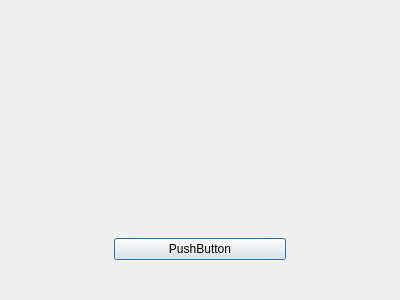
<?xml version="1.0" encoding="UTF-8"?>
<ui version="4.0">
 <class>Dialog</class>
 <widget class="QDialog" name="Dialog">
  <property name="geometry">
   <rect>
    <x>0</x>
    <y>0</y>
    <width>400</width>
    <height>300</height>
   </rect>
  </property>
  <property name="windowTitle">
   <string>Dialog</string>
  </property>
  <layout class="QGridLayout" name="gridLayout">
   <item row="6" column="4">
    <spacer name="horizontalSpacer">
     <property name="orientation">
      <enum>Qt::Horizontal</enum>
     </property>
     <property name="sizeHint" stdset="0">
      <size>
       <width>40</width>
       <height>20</height>
      </size>
     </property>
    </spacer>
   </item>
   <item row="1" column="0">
    <spacer name="verticalSpacer_3">
     <property name="orientation">
      <enum>Qt::Vertical</enum>
     </property>
     <property name="sizeHint" stdset="0">
      <size>
       <width>20</width>
       <height>40</height>
      </size>
     </property>
    </spacer>
   </item>
   <item row="6" column="1">
    <spacer name="horizontalSpacer_2">
     <property name="orientation">
      <enum>Qt::Horizontal</enum>
     </property>
     <property name="sizeHint" stdset="0">
      <size>
       <width>40</width>
       <height>20</height>
      </size>
     </property>
    </spacer>
   </item>
   <item row="6" column="3">
    <spacer name="horizontalSpacer_3">
     <property name="orientation">
      <enum>Qt::Horizontal</enum>
     </property>
     <property name="sizeHint" stdset="0">
      <size>
       <width>40</width>
       <height>20</height>
      </size>
     </property>
    </spacer>
   </item>
   <item row="3" column="0">
    <spacer name="verticalSpacer_5">
     <property name="orientation">
      <enum>Qt::Vertical</enum>
     </property>
     <property name="sizeHint" stdset="0">
      <size>
       <width>20</width>
       <height>40</height>
      </size>
     </property>
    </spacer>
   </item>
   <item row="4" column="0">
    <spacer name="verticalSpacer_6">
     <property name="orientation">
      <enum>Qt::Vertical</enum>
     </property>
     <property name="sizeHint" stdset="0">
      <size>
       <width>20</width>
       <height>40</height>
      </size>
     </property>
    </spacer>
   </item>
   <item row="2" column="0">
    <spacer name="verticalSpacer_4">
     <property name="orientation">
      <enum>Qt::Vertical</enum>
     </property>
     <property name="sizeHint" stdset="0">
      <size>
       <width>20</width>
       <height>40</height>
      </size>
     </property>
    </spacer>
   </item>
   <item row="6" column="2">
    <spacer name="horizontalSpacer_4">
     <property name="orientation">
      <enum>Qt::Horizontal</enum>
     </property>
     <property name="sizeHint" stdset="0">
      <size>
       <width>40</width>
       <height>20</height>
      </size>
     </property>
    </spacer>
   </item>
   <item row="5" column="0">
    <spacer name="verticalSpacer_2">
     <property name="orientation">
      <enum>Qt::Vertical</enum>
     </property>
     <property name="sizeHint" stdset="0">
      <size>
       <width>20</width>
       <height>40</height>
      </size>
     </property>
    </spacer>
   </item>
   <item row="0" column="0">
    <spacer name="verticalSpacer">
     <property name="orientation">
      <enum>Qt::Vertical</enum>
     </property>
     <property name="sizeHint" stdset="0">
      <size>
       <width>20</width>
       <height>40</height>
      </size>
     </property>
    </spacer>
   </item>
   <item row="5" column="5">
    <spacer name="verticalSpacer_7">
     <property name="orientation">
      <enum>Qt::Vertical</enum>
     </property>
     <property name="sizeHint" stdset="0">
      <size>
       <width>20</width>
       <height>40</height>
      </size>
     </property>
    </spacer>
   </item>
   <item row="5" column="2" colspan="2">
    <widget class="QPushButton" name="ok">
     <property name="text">
      <string>PushButton</string>
     </property>
    </widget>
   </item>
   <item row="1" column="2" rowspan="3" colspan="2">
    <widget class="QLabel" name="tbox">
     <property name="text">
      <string/>
     </property>
     <property name="scaledContents">
      <bool>false</bool>
     </property>
     <property name="alignment">
      <set>Qt::AlignJustify|Qt::AlignVCenter</set>
     </property>
     <property name="wordWrap">
      <bool>true</bool>
     </property>
    </widget>
   </item>
  </layout>
 </widget>
 <resources/>
 <connections/>
</ui>
